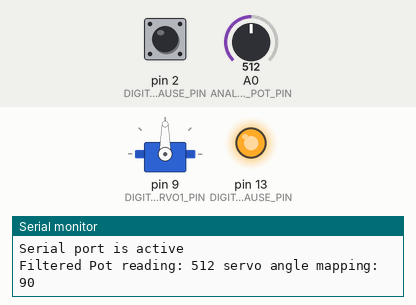
Bench run of a sketch on a simulated Arduino Uno, built with avr-gcc and run on an emulated ATmega328P. Shown: servo, output pins drawn as LEDs (lit = HIGH), the last lines printed to the serial monitor. The inputs (shaded band) are chosen by the test bench; at power-on: pin 2 (DIGITAL_BTN_PAUSE_PIN) HIGH, A0 (ANALOG_POT_PIN) = 512.

Above: at 1.2 s.
1.3 s: pin 2 (DIGITAL_BTN_PAUSE_PIN) pulled LOW for 0.15 s
At 2.8 s:
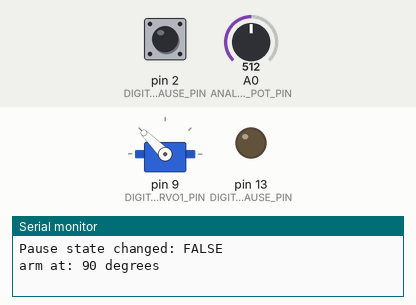
4.4 s: pin 2 (DIGITAL_BTN_PAUSE_PIN) pulled LOW for 1 s
At 5.2 s:
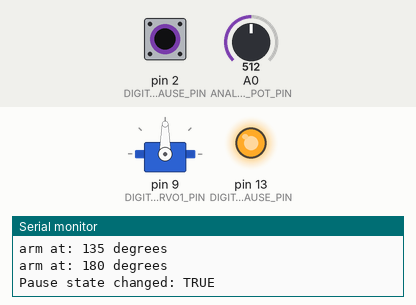
6.9 s: A0 (ANALOG_POT_PIN) set to 716
At 7.7 s:
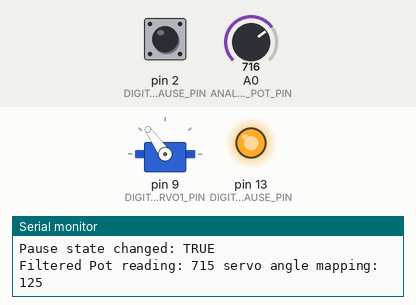
8.4 s: A0 (ANALOG_POT_PIN) set to 900
At 8.8 s:
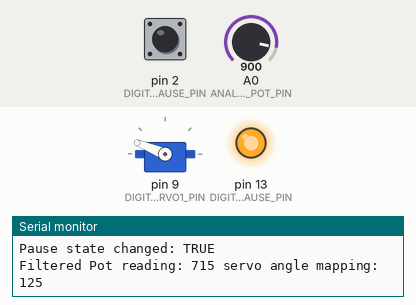
9.9 s: pin 2 (DIGITAL_BTN_PAUSE_PIN) pulled LOW for 0.15 s
At 10.4 s:
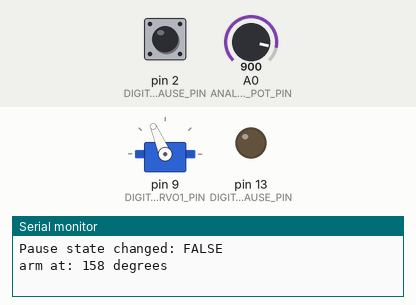
13.0 s: pin 2 (DIGITAL_BTN_PAUSE_PIN) pulled LOW for 3.2 s
At 14.2 s:
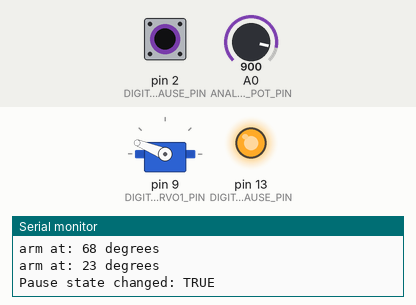
Timing chart, 0 to 16.0 s (numbered marks = the images above; inputs shaded):
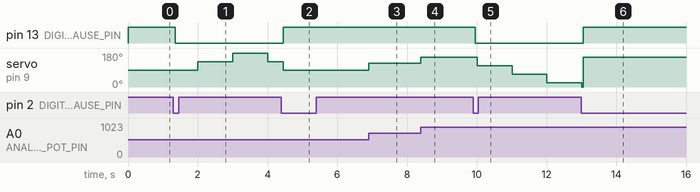

The sketch:

servo-potentiometer.ino
```cpp
/*
  pause and upause micro9g servo sweep with pushbutton. In paused mode set angle of servo by using 22K pot
*/
#include <Servo.h>
#include <SoftwareSerial.h>

//consts remain static
const int DIGITAL_BTN_PAUSE_PIN = 2;    // the number of the pushbutton pin
const int DIGITAL_LED_PAUSE_PIN = LED_BUILTIN;      // the number of the LED pin
const int DIGITAL_SERVO1_PIN = 9;
const int ANALOG_POT_PIN = 0;

const float SAMPLE_WEIGHT = 0.6;  //initialization of EMA alpha

// Variables will change:
Servo servo1;

int servo1Position = 0;
int lastServo1Position = 0;

int delta = 45;
unsigned long lastCommandTime = 0;
unsigned long servoDelay = 1000;

//button state variables
int buttonState;
int lastButtonState = HIGH;

unsigned long lastDebounceTime = 0;
unsigned long debounceDelay = 50;

//loop control variables
boolean paused = true;

//exponential moving average low pass filtering for pot
int filteredPotReading = 0;      //filtered pot reading

void setup() {
  //initialize Serial
  Serial.begin(57600);

  //attach arm servo
  servo1.attach(DIGITAL_SERVO1_PIN);

  //attach button
  pinMode(DIGITAL_BTN_PAUSE_PIN, INPUT);

  //attach led - set state
  pinMode(DIGITAL_LED_PAUSE_PIN, OUTPUT);
  digitalWrite(DIGITAL_LED_PAUSE_PIN, LOW);

  //initialise first reading
  filteredPotReading = analogRead(ANALOG_POT_PIN);

  //wait until serial instantiated
  initSerial;
}

//for duemilanove only i guess
void initSerial() {
  while (!Serial) {
    ; // wait for serial port to connect. Needed for native USB port only
  }
}

void loop() {
  //just to let know we're good to go
  if (millis() < 5) {
    Serial.println(F("Serial port is active"));
    servo1.write(servo1Position);
  }

  //button debouncing
  int reading = digitalRead(DIGITAL_BTN_PAUSE_PIN);
  if (reading != lastButtonState) {
    lastDebounceTime = millis();
  }
  if ((millis() - lastDebounceTime) > debounceDelay) {
    if (reading != buttonState) {
      buttonState = reading;
      if (buttonState == LOW) {
        paused = !paused;
        Serial.print(F("Pause state changed: "));
        Serial.println(paused == 1 ? F("TRUE") : F("FALSE"));
      }
    }
  }
  digitalWrite(DIGITAL_LED_PAUSE_PIN, paused);
  lastButtonState = reading;

 //only bother if enough time has passed since last move
  //sweep servo
  if (!paused) {
   if (millis() - lastCommandTime > servoDelay) {
      Serial.print(F("arm at: "));
      Serial.print(servo1.read());
      Serial.println(F(" degrees"));

      servo1Position += delta;
      if (servo1Position <= 0 || servo1Position >= 180){
        delta = -1 * delta;
        if (servo1Position < 0) {
          servo1Position = 0;
        } else if (servo1Position > 180) {
          servo1Position = 180;
        };
      }//end servo boundary check

      servo1.write(servo1Position);
      lastCommandTime = millis();
    } //end last servo command check

    } // end not paused option

   // read pot and move servo
   else {
      int potReading = analogRead(ANALOG_POT_PIN);
      filteredPotReading = ( SAMPLE_WEIGHT * potReading ) + ( ( 1 - SAMPLE_WEIGHT ) * filteredPotReading );

      servo1Position = map(filteredPotReading, 0, 1023, 0, 180);     // scale it to use it with the servo (value between 0 and 180)
      servo1.write(servo1Position);

      if (millis() - lastCommandTime > servoDelay) {
        if (abs(lastServo1Position - servo1Position) >= 1){
          Serial.print(F("Filtered Pot reading: "));
          Serial.print(filteredPotReading);
          Serial.print(F(" servo angle mapping: "));
          Serial.println(servo1Position);
        }
        lastCommandTime = millis();
        lastServo1Position = servo1Position;
      } //end last servo command check
    } //end paused option

}
```

Measured:
- after the input at 1.3 s, pin 13 (DIGITAL_LED_PAUSE_PIN): HIGH → LOW after 0.05 s; servo on pin 9 (DIGITAL_SERVO1_PIN): 90° → 135° after 0.70 s, → 180° 1.0 s later, → 135° 1.0 s later
- after the input at 4.4 s, pin 13 (DIGITAL_LED_PAUSE_PIN): LOW → HIGH after 0.05 s
- after the input at 6.9 s, servo on pin 9 (DIGITAL_SERVO1_PIN): 90° → 125° at once
- after the input at 8.4 s, servo on pin 9 (DIGITAL_SERVO1_PIN): 125° → 158° at once
- after the input at 9.9 s, pin 13 (DIGITAL_LED_PAUSE_PIN): HIGH → LOW after 0.05 s; servo on pin 9 (DIGITAL_SERVO1_PIN): 158° → 113° after 0.11 s, → 68° 1.0 s later, → 23° 1.0 s later
- after the input at 13.0 s, pin 13 (DIGITAL_LED_PAUSE_PIN): LOW → HIGH after 0.05 s
